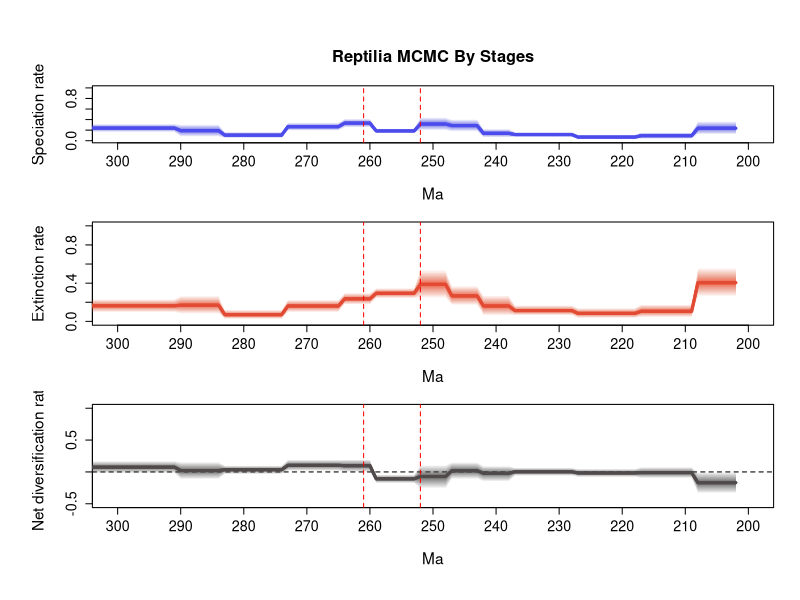

Generate this figure with R:
# 1 files combined:
# 	C:\Users\SimoesLabAdmin\Documents\BDNN_Arielli\synapsida\mcmc_fixshift_no_predictors\D_mcmc/combined_9_marginal_rates.log

# 95% HPDs calculated using code from Biopy (https://www.cs.auckland.ac.nz/~yhel002/biopy/)

pdf(file='C:/Users/SimoesLabAdmin/Documents/BDNN_Arielli/synapsida/mcmc_fixshift_no_predictors/D_mcmc/combined_9_marginal_rates_RTT_final.pdf',width=8, height=10.8)
par(mfrow=c(3,1), cex.main=1.7, cex.lab=1.4, cex.axis=1.3,
    # mar=c(4, 5, 4.5, 2),   # bottom, left, top, right margins - increased top margin
    mgp=c(3.5, 1, 0),      # distance of axis labels from plot, increase first value to move y axis label further out
    oma=c(2, 2, 2, 0))     # outer margins for the entire figure)
library(scales)
plot_RTT <- function (age,hpd_M,hpd_m,mean_m,color){
  N=100
  beta=(1:(N-1))/N
  alpha_shape=0.25
  cat=1-(beta^(1./alpha_shape))
  for (i in 1:(N-1)){
    trans= 1/N + 2/N
    polygon(c(age, rev(age)), c(hpd_M-((hpd_M-mean_m)*cat[i]), rev(hpd_m+((mean_m-hpd_m)*cat[i]))), col = alpha(color,trans), border = NA)
  }
  lines(rev(age), rev(mean_m), col = color, lwd=3)
}
    
L_hpd_m95=c(NA, NA,NA,NA,NA,NA,NA,NA,NA,NA,NA,NA,NA,NA,NA,NA,NA,NA,NA,NA,NA,NA,NA,NA,NA,NA,NA,NA,NA,NA,NA,NA,NA,NA,NA,NA,NA,NA,NA,NA,NA,NA,NA,NA,NA,NA,NA,NA,NA,NA,NA,NA,NA,NA,NA,NA,NA,NA,NA,NA,NA,NA,NA,NA,NA,NA,NA,NA,NA,NA,NA,NA,NA,NA,NA,NA,NA,NA,NA,NA,NA,NA,NA,NA,NA,NA,NA,NA,NA,NA,NA,NA,NA,NA,NA,NA,NA,NA,NA,NA,NA,NA,NA,NA,NA,NA,NA,NA,NA,NA,NA,NA,NA,NA,NA,NA,NA,NA,NA,NA,NA,NA,NA,NA,NA,NA,NA,NA,NA,NA,NA,NA,NA,NA,NA,NA,NA,NA,NA,NA,NA,NA,NA,NA,NA,NA,NA,NA,NA,NA,NA,NA,NA,NA,NA,NA,NA,NA,NA,NA,NA,NA,NA,NA,NA,NA,NA,NA,NA,NA,NA,NA,NA,NA,NA,NA,NA,NA,NA,NA,NA,NA,NA,NA,NA,NA,NA,NA,NA,NA,NA,NA,NA,NA,NA,NA,NA,NA,NA,NA,NA,NA,0.11606,0.11606,0.11606,0.11606,0.11606,0.11606,0.11606,0.034008,0.034008,0.034008,0.034008,0.034008,0.034008,0.034008,0.034008,0.034008,0.024192,0.024192,0.024192,0.024192,0.024192,0.024192,0.024192,0.024192,0.024192,0.024192,0.068457,0.068457,0.068457,0.068457,0.068457,0.068457,0.068457,0.068457,0.068457,0.068457,0.058151,0.058151,0.058151,0.058151,0.058151,0.169854,0.169854,0.169854,0.169854,0.169854,0.190979,0.190979,0.190979,0.190979,0.190979,0.141055,0.141055,0.141055,0.141055,0.141055,0.141055,0.141055,0.247366,0.247366,0.247366,0.247366,0.247366,0.190027,0.190027,0.190027,0.190027,0.190027,0.190027,0.190027,0.190027,0.190027,0.048227,0.048227,0.048227,0.048227,0.048227,0.048227,0.048227,0.048227,0.048227,0.048227,0.07082,0.07082,0.07082,0.07082,0.07082,0.07082,0.07082,0.159579,0.159579,0.159579,0.159579,0.159579,0.159579,0.159579,0.159579,0.159579,0.159579,0.159579,0.159579,0.159579,0.159579,0.159579,0.159579,0.159579,0.159579)
L_hpd_M95=c(NA, NA,NA,NA,NA,NA,NA,NA,NA,NA,NA,NA,NA,NA,NA,NA,NA,NA,NA,NA,NA,NA,NA,NA,NA,NA,NA,NA,NA,NA,NA,NA,NA,NA,NA,NA,NA,NA,NA,NA,NA,NA,NA,NA,NA,NA,NA,NA,NA,NA,NA,NA,NA,NA,NA,NA,NA,NA,NA,NA,NA,NA,NA,NA,NA,NA,NA,NA,NA,NA,NA,NA,NA,NA,NA,NA,NA,NA,NA,NA,NA,NA,NA,NA,NA,NA,NA,NA,NA,NA,NA,NA,NA,NA,NA,NA,NA,NA,NA,NA,NA,NA,NA,NA,NA,NA,NA,NA,NA,NA,NA,NA,NA,NA,NA,NA,NA,NA,NA,NA,NA,NA,NA,NA,NA,NA,NA,NA,NA,NA,NA,NA,NA,NA,NA,NA,NA,NA,NA,NA,NA,NA,NA,NA,NA,NA,NA,NA,NA,NA,NA,NA,NA,NA,NA,NA,NA,NA,NA,NA,NA,NA,NA,NA,NA,NA,NA,NA,NA,NA,NA,NA,NA,NA,NA,NA,NA,NA,NA,NA,NA,NA,NA,NA,NA,NA,NA,NA,NA,NA,NA,NA,NA,NA,NA,NA,NA,NA,NA,NA,NA,NA,0.369544,0.369544,0.369544,0.369544,0.369544,0.369544,0.369544,0.160186,0.160186,0.160186,0.160186,0.160186,0.160186,0.160186,0.160186,0.160186,0.11759,0.11759,0.11759,0.11759,0.11759,0.11759,0.11759,0.11759,0.11759,0.11759,0.168218,0.168218,0.168218,0.168218,0.168218,0.168218,0.168218,0.168218,0.168218,0.168218,0.22806,0.22806,0.22806,0.22806,0.22806,0.40666,0.40666,0.40666,0.40666,0.40666,0.445006,0.445006,0.445006,0.445006,0.445006,0.230748,0.230748,0.230748,0.230748,0.230748,0.230748,0.230748,0.417474,0.417474,0.417474,0.417474,0.417474,0.344072,0.344072,0.344072,0.344072,0.344072,0.344072,0.344072,0.344072,0.344072,0.168128,0.168128,0.168128,0.168128,0.168128,0.168128,0.168128,0.168128,0.168128,0.168128,0.310905,0.310905,0.310905,0.310905,0.310905,0.310905,0.310905,0.320759,0.320759,0.320759,0.320759,0.320759,0.320759,0.320759,0.320759,0.320759,0.320759,0.320759,0.320759,0.320759,0.320759,0.320759,0.320759,0.320759,0.320759)
M_hpd_m95=c(NA, NA,NA,NA,NA,NA,NA,NA,NA,NA,NA,NA,NA,NA,NA,NA,NA,NA,NA,NA,NA,NA,NA,NA,NA,NA,NA,NA,NA,NA,NA,NA,NA,NA,NA,NA,NA,NA,NA,NA,NA,NA,NA,NA,NA,NA,NA,NA,NA,NA,NA,NA,NA,NA,NA,NA,NA,NA,NA,NA,NA,NA,NA,NA,NA,NA,NA,NA,NA,NA,NA,NA,NA,NA,NA,NA,NA,NA,NA,NA,NA,NA,NA,NA,NA,NA,NA,NA,NA,NA,NA,NA,NA,NA,NA,NA,NA,NA,NA,NA,NA,NA,NA,NA,NA,NA,NA,NA,NA,NA,NA,NA,NA,NA,NA,NA,NA,NA,NA,NA,NA,NA,NA,NA,NA,NA,NA,NA,NA,NA,NA,NA,NA,NA,NA,NA,NA,NA,NA,NA,NA,NA,NA,NA,NA,NA,NA,NA,NA,NA,NA,NA,NA,NA,NA,NA,NA,NA,NA,NA,NA,NA,NA,NA,NA,NA,NA,NA,NA,NA,NA,NA,NA,NA,NA,NA,NA,NA,NA,NA,NA,NA,NA,NA,NA,NA,NA,NA,NA,NA,NA,NA,NA,NA,NA,NA,NA,NA,NA,NA,NA,NA,0.255435,0.255435,0.255435,0.255435,0.255435,0.255435,0.255435,0.042712,0.042712,0.042712,0.042712,0.042712,0.042712,0.042712,0.042712,0.042712,0.033522,0.033522,0.033522,0.033522,0.033522,0.033522,0.033522,0.033522,0.033522,0.033522,0.061942,0.061942,0.061942,0.061942,0.061942,0.061942,0.061942,0.061942,0.061942,0.061942,0.060131,0.060131,0.060131,0.060131,0.060131,0.166763,0.166763,0.166763,0.166763,0.166763,0.238642,0.238642,0.238642,0.238642,0.238642,0.240809,0.240809,0.240809,0.240809,0.240809,0.240809,0.240809,0.175214,0.175214,0.175214,0.175214,0.175214,0.094744,0.094744,0.094744,0.094744,0.094744,0.094744,0.094744,0.094744,0.094744,0.024381,0.024381,0.024381,0.024381,0.024381,0.024381,0.024381,0.024381,0.024381,0.024381,0.078733,0.078733,0.078733,0.078733,0.078733,0.078733,0.078733,0.094222,0.094222,0.094222,0.094222,0.094222,0.094222,0.094222,0.094222,0.094222,0.094222,0.094222,0.094222,0.094222,0.094222,0.094222,0.094222,0.094222,0.094222)
M_hpd_M95=c(NA, NA,NA,NA,NA,NA,NA,NA,NA,NA,NA,NA,NA,NA,NA,NA,NA,NA,NA,NA,NA,NA,NA,NA,NA,NA,NA,NA,NA,NA,NA,NA,NA,NA,NA,NA,NA,NA,NA,NA,NA,NA,NA,NA,NA,NA,NA,NA,NA,NA,NA,NA,NA,NA,NA,NA,NA,NA,NA,NA,NA,NA,NA,NA,NA,NA,NA,NA,NA,NA,NA,NA,NA,NA,NA,NA,NA,NA,NA,NA,NA,NA,NA,NA,NA,NA,NA,NA,NA,NA,NA,NA,NA,NA,NA,NA,NA,NA,NA,NA,NA,NA,NA,NA,NA,NA,NA,NA,NA,NA,NA,NA,NA,NA,NA,NA,NA,NA,NA,NA,NA,NA,NA,NA,NA,NA,NA,NA,NA,NA,NA,NA,NA,NA,NA,NA,NA,NA,NA,NA,NA,NA,NA,NA,NA,NA,NA,NA,NA,NA,NA,NA,NA,NA,NA,NA,NA,NA,NA,NA,NA,NA,NA,NA,NA,NA,NA,NA,NA,NA,NA,NA,NA,NA,NA,NA,NA,NA,NA,NA,NA,NA,NA,NA,NA,NA,NA,NA,NA,NA,NA,NA,NA,NA,NA,NA,NA,NA,NA,NA,NA,NA,0.562961,0.562961,0.562961,0.562961,0.562961,0.562961,0.562961,0.179095,0.179095,0.179095,0.179095,0.179095,0.179095,0.179095,0.179095,0.179095,0.141127,0.141127,0.141127,0.141127,0.141127,0.141127,0.141127,0.141127,0.141127,0.141127,0.168409,0.168409,0.168409,0.168409,0.168409,0.168409,0.168409,0.168409,0.168409,0.168409,0.274399,0.274399,0.274399,0.274399,0.274399,0.374083,0.374083,0.374083,0.374083,0.374083,0.53973,0.53973,0.53973,0.53973,0.53973,0.348813,0.348813,0.348813,0.348813,0.348813,0.348813,0.348813,0.299217,0.299217,0.299217,0.299217,0.299217,0.22779,0.22779,0.22779,0.22779,0.22779,0.22779,0.22779,0.22779,0.22779,0.122405,0.122405,0.122405,0.122405,0.122405,0.122405,0.122405,0.122405,0.122405,0.122405,0.268596,0.268596,0.268596,0.268596,0.268596,0.268596,0.268596,0.233955,0.233955,0.233955,0.233955,0.233955,0.233955,0.233955,0.233955,0.233955,0.233955,0.233955,0.233955,0.233955,0.233955,0.233955,0.233955,0.233955,0.233955)
R_hpd_m95=c(NA, NA,NA,NA,NA,NA,NA,NA,NA,NA,NA,NA,NA,NA,NA,NA,NA,NA,NA,NA,NA,NA,NA,NA,NA,NA,NA,NA,NA,NA,NA,NA,NA,NA,NA,NA,NA,NA,NA,NA,NA,NA,NA,NA,NA,NA,NA,NA,NA,NA,NA,NA,NA,NA,NA,NA,NA,NA,NA,NA,NA,NA,NA,NA,NA,NA,NA,NA,NA,NA,NA,NA,NA,NA,NA,NA,NA,NA,NA,NA,NA,NA,NA,NA,NA,NA,NA,NA,NA,NA,NA,NA,NA,NA,NA,NA,NA,NA,NA,NA,NA,NA,NA,NA,NA,NA,NA,NA,NA,NA,NA,NA,NA,NA,NA,NA,NA,NA,NA,NA,NA,NA,NA,NA,NA,NA,NA,NA,NA,NA,NA,NA,NA,NA,NA,NA,NA,NA,NA,NA,NA,NA,NA,NA,NA,NA,NA,NA,NA,NA,NA,NA,NA,NA,NA,NA,NA,NA,NA,NA,NA,NA,NA,NA,NA,NA,NA,NA,NA,NA,NA,NA,NA,NA,NA,NA,NA,NA,NA,NA,NA,NA,NA,NA,NA,NA,NA,NA,NA,NA,NA,NA,NA,NA,NA,NA,NA,NA,NA,NA,NA,NA,-0.34131,-0.34131,-0.34131,-0.34131,-0.34131,-0.34131,-0.34131,-0.100752,-0.100752,-0.100752,-0.100752,-0.100752,-0.100752,-0.100752,-0.100752,-0.100752,-0.081907,-0.081907,-0.081907,-0.081907,-0.081907,-0.081907,-0.081907,-0.081907,-0.081907,-0.081907,-0.061169,-0.061169,-0.061169,-0.061169,-0.061169,-0.061169,-0.061169,-0.061169,-0.061169,-0.061169,-0.152732,-0.152732,-0.152732,-0.152732,-0.152732,-0.114075,-0.114075,-0.114075,-0.114075,-0.114075,-0.266158,-0.266158,-0.266158,-0.266158,-0.266158,-0.176421,-0.176421,-0.176421,-0.176421,-0.176421,-0.176421,-0.176421,-0.003343,-0.003343,-0.003343,-0.003343,-0.003343,0.01211,0.01211,0.01211,0.01211,0.01211,0.01211,0.01211,0.01211,0.01211,-0.035583,-0.035583,-0.035583,-0.035583,-0.035583,-0.035583,-0.035583,-0.035583,-0.035583,-0.035583,-0.118703,-0.118703,-0.118703,-0.118703,-0.118703,-0.118703,-0.118703,-0.024162,-0.024162,-0.024162,-0.024162,-0.024162,-0.024162,-0.024162,-0.024162,-0.024162,-0.024162,-0.024162,-0.024162,-0.024162,-0.024162,-0.024162,-0.024162,-0.024162,-0.024162)
R_hpd_M95=c(NA, NA,NA,NA,NA,NA,NA,NA,NA,NA,NA,NA,NA,NA,NA,NA,NA,NA,NA,NA,NA,NA,NA,NA,NA,NA,NA,NA,NA,NA,NA,NA,NA,NA,NA,NA,NA,NA,NA,NA,NA,NA,NA,NA,NA,NA,NA,NA,NA,NA,NA,NA,NA,NA,NA,NA,NA,NA,NA,NA,NA,NA,NA,NA,NA,NA,NA,NA,NA,NA,NA,NA,NA,NA,NA,NA,NA,NA,NA,NA,NA,NA,NA,NA,NA,NA,NA,NA,NA,NA,NA,NA,NA,NA,NA,NA,NA,NA,NA,NA,NA,NA,NA,NA,NA,NA,NA,NA,NA,NA,NA,NA,NA,NA,NA,NA,NA,NA,NA,NA,NA,NA,NA,NA,NA,NA,NA,NA,NA,NA,NA,NA,NA,NA,NA,NA,NA,NA,NA,NA,NA,NA,NA,NA,NA,NA,NA,NA,NA,NA,NA,NA,NA,NA,NA,NA,NA,NA,NA,NA,NA,NA,NA,NA,NA,NA,NA,NA,NA,NA,NA,NA,NA,NA,NA,NA,NA,NA,NA,NA,NA,NA,NA,NA,NA,NA,NA,NA,NA,NA,NA,NA,NA,NA,NA,NA,NA,NA,NA,NA,NA,NA,0.003989,0.003989,0.003989,0.003989,0.003989,0.003989,0.003989,0.076603,0.076603,0.076603,0.076603,0.076603,0.076603,0.076603,0.076603,0.076603,0.050715,0.050715,0.050715,0.050715,0.050715,0.050715,0.050715,0.050715,0.050715,0.050715,0.068403,0.068403,0.068403,0.068403,0.068403,0.068403,0.068403,0.068403,0.068403,0.068403,0.098763,0.098763,0.098763,0.098763,0.098763,0.15599,0.15599,0.15599,0.15599,0.15599,0.114884,0.114884,0.114884,0.114884,0.114884,-0.040745,-0.040745,-0.040745,-0.040745,-0.040745,-0.040745,-0.040745,0.198578,0.198578,0.198578,0.198578,0.198578,0.195166,0.195166,0.195166,0.195166,0.195166,0.195166,0.195166,0.195166,0.195166,0.102952,0.102952,0.102952,0.102952,0.102952,0.102952,0.102952,0.102952,0.102952,0.102952,0.163143,0.163143,0.163143,0.163143,0.163143,0.163143,0.163143,0.174082,0.174082,0.174082,0.174082,0.174082,0.174082,0.174082,0.174082,0.174082,0.174082,0.174082,0.174082,0.174082,0.174082,0.174082,0.174082,0.174082,0.174082)
L_mean=c(NA, NA,NA,NA,NA,NA,NA,NA,NA,NA,NA,NA,NA,NA,NA,NA,NA,NA,NA,NA,NA,NA,NA,NA,NA,NA,NA,NA,NA,NA,NA,NA,NA,NA,NA,NA,NA,NA,NA,NA,NA,NA,NA,NA,NA,NA,NA,NA,NA,NA,NA,NA,NA,NA,NA,NA,NA,NA,NA,NA,NA,NA,NA,NA,NA,NA,NA,NA,NA,NA,NA,NA,NA,NA,NA,NA,NA,NA,NA,NA,NA,NA,NA,NA,NA,NA,NA,NA,NA,NA,NA,NA,NA,NA,NA,NA,NA,NA,NA,NA,NA,NA,NA,NA,NA,NA,NA,NA,NA,NA,NA,NA,NA,NA,NA,NA,NA,NA,NA,NA,NA,NA,NA,NA,NA,NA,NA,NA,NA,NA,NA,NA,NA,NA,NA,NA,NA,NA,NA,NA,NA,NA,NA,NA,NA,NA,NA,NA,NA,NA,NA,NA,NA,NA,NA,NA,NA,NA,NA,NA,NA,NA,NA,NA,NA,NA,NA,NA,NA,NA,NA,NA,NA,NA,NA,NA,NA,NA,NA,NA,NA,NA,NA,NA,NA,NA,NA,NA,NA,NA,NA,NA,NA,NA,NA,NA,NA,NA,NA,NA,NA,NA,0.235982623074074,0.235982623074074,0.235982623074074,0.235982623074074,0.235982623074074,0.235982623074074,0.235982623074074,0.094278537765432,0.094278537765432,0.094278537765432,0.094278537765432,0.094278537765432,0.094278537765432,0.094278537765432,0.094278537765432,0.094278537765432,0.067682347666667,0.067682347666667,0.067682347666667,0.067682347666667,0.067682347666667,0.067682347666667,0.067682347666667,0.067682347666667,0.067682347666667,0.067682347666667,0.11560735062963,0.11560735062963,0.11560735062963,0.11560735062963,0.11560735062963,0.11560735062963,0.11560735062963,0.11560735062963,0.11560735062963,0.11560735062963,0.139450771740741,0.139450771740741,0.139450771740741,0.139450771740741,0.139450771740741,0.286094387617284,0.286094387617284,0.286094387617284,0.286094387617284,0.286094387617284,0.315683579518518,0.315683579518518,0.315683579518518,0.315683579518518,0.315683579518518,0.185234455271605,0.185234455271605,0.185234455271605,0.185234455271605,0.185234455271605,0.185234455271605,0.185234455271605,0.333128330654321,0.333128330654321,0.333128330654321,0.333128330654321,0.333128330654321,0.26553013008642,0.26553013008642,0.26553013008642,0.26553013008642,0.26553013008642,0.26553013008642,0.26553013008642,0.26553013008642,0.26553013008642,0.104802483185185,0.104802483185185,0.104802483185185,0.104802483185185,0.104802483185185,0.104802483185185,0.104802483185185,0.104802483185185,0.104802483185185,0.104802483185185,0.191048386604938,0.191048386604938,0.191048386604938,0.191048386604938,0.191048386604938,0.191048386604938,0.191048386604938,0.238308991728395,0.238308991728395,0.238308991728395,0.238308991728395,0.238308991728395,0.238308991728395,0.238308991728395,0.238308991728395,0.238308991728395,0.238308991728395,0.238308991728395,0.238308991728395,0.238308991728395,0.238308991728395,0.238308991728395,0.238308991728395,0.238308991728395,0.238308991728395)
M_mean=c(NA, NA,NA,NA,NA,NA,NA,NA,NA,NA,NA,NA,NA,NA,NA,NA,NA,NA,NA,NA,NA,NA,NA,NA,NA,NA,NA,NA,NA,NA,NA,NA,NA,NA,NA,NA,NA,NA,NA,NA,NA,NA,NA,NA,NA,NA,NA,NA,NA,NA,NA,NA,NA,NA,NA,NA,NA,NA,NA,NA,NA,NA,NA,NA,NA,NA,NA,NA,NA,NA,NA,NA,NA,NA,NA,NA,NA,NA,NA,NA,NA,NA,NA,NA,NA,NA,NA,NA,NA,NA,NA,NA,NA,NA,NA,NA,NA,NA,NA,NA,NA,NA,NA,NA,NA,NA,NA,NA,NA,NA,NA,NA,NA,NA,NA,NA,NA,NA,NA,NA,NA,NA,NA,NA,NA,NA,NA,NA,NA,NA,NA,NA,NA,NA,NA,NA,NA,NA,NA,NA,NA,NA,NA,NA,NA,NA,NA,NA,NA,NA,NA,NA,NA,NA,NA,NA,NA,NA,NA,NA,NA,NA,NA,NA,NA,NA,NA,NA,NA,NA,NA,NA,NA,NA,NA,NA,NA,NA,NA,NA,NA,NA,NA,NA,NA,NA,NA,NA,NA,NA,NA,NA,NA,NA,NA,NA,NA,NA,NA,NA,NA,NA,0.40466476845679,0.40466476845679,0.40466476845679,0.40466476845679,0.40466476845679,0.40466476845679,0.40466476845679,0.105300154123457,0.105300154123457,0.105300154123457,0.105300154123457,0.105300154123457,0.105300154123457,0.105300154123457,0.105300154123457,0.105300154123457,0.083609573716049,0.083609573716049,0.083609573716049,0.083609573716049,0.083609573716049,0.083609573716049,0.083609573716049,0.083609573716049,0.083609573716049,0.083609573716049,0.112773505222222,0.112773505222222,0.112773505222222,0.112773505222222,0.112773505222222,0.112773505222222,0.112773505222222,0.112773505222222,0.112773505222222,0.112773505222222,0.161152161308642,0.161152161308642,0.161152161308642,0.161152161308642,0.161152161308642,0.266755245938272,0.266755245938272,0.266755245938272,0.266755245938272,0.266755245938272,0.387063247481482,0.387063247481482,0.387063247481482,0.387063247481482,0.387063247481482,0.293653280024691,0.293653280024691,0.293653280024691,0.293653280024691,0.293653280024691,0.293653280024691,0.293653280024691,0.235690139160494,0.235690139160494,0.235690139160494,0.235690139160494,0.235690139160494,0.161139714790123,0.161139714790123,0.161139714790123,0.161139714790123,0.161139714790123,0.161139714790123,0.161139714790123,0.161139714790123,0.161139714790123,0.070166068679012,0.070166068679012,0.070166068679012,0.070166068679012,0.070166068679012,0.070166068679012,0.070166068679012,0.070166068679012,0.070166068679012,0.070166068679012,0.169406756148148,0.169406756148148,0.169406756148148,0.169406756148148,0.169406756148148,0.169406756148148,0.169406756148148,0.163037620135802,0.163037620135802,0.163037620135802,0.163037620135802,0.163037620135802,0.163037620135802,0.163037620135802,0.163037620135802,0.163037620135802,0.163037620135802,0.163037620135802,0.163037620135802,0.163037620135802,0.163037620135802,0.163037620135802,0.163037620135802,0.163037620135802,0.163037620135802)
R_mean=c(NA, NA,NA,NA,NA,NA,NA,NA,NA,NA,NA,NA,NA,NA,NA,NA,NA,NA,NA,NA,NA,NA,NA,NA,NA,NA,NA,NA,NA,NA,NA,NA,NA,NA,NA,NA,NA,NA,NA,NA,NA,NA,NA,NA,NA,NA,NA,NA,NA,NA,NA,NA,NA,NA,NA,NA,NA,NA,NA,NA,NA,NA,NA,NA,NA,NA,NA,NA,NA,NA,NA,NA,NA,NA,NA,NA,NA,NA,NA,NA,NA,NA,NA,NA,NA,NA,NA,NA,NA,NA,NA,NA,NA,NA,NA,NA,NA,NA,NA,NA,NA,NA,NA,NA,NA,NA,NA,NA,NA,NA,NA,NA,NA,NA,NA,NA,NA,NA,NA,NA,NA,NA,NA,NA,NA,NA,NA,NA,NA,NA,NA,NA,NA,NA,NA,NA,NA,NA,NA,NA,NA,NA,NA,NA,NA,NA,NA,NA,NA,NA,NA,NA,NA,NA,NA,NA,NA,NA,NA,NA,NA,NA,NA,NA,NA,NA,NA,NA,NA,NA,NA,NA,NA,NA,NA,NA,NA,NA,NA,NA,NA,NA,NA,NA,NA,NA,NA,NA,NA,NA,NA,NA,NA,NA,NA,NA,NA,NA,NA,NA,NA,NA,-0.16868214408642,-0.16868214408642,-0.16868214408642,-0.16868214408642,-0.16868214408642,-0.16868214408642,-0.16868214408642,-0.011021616074074,-0.011021616074074,-0.011021616074074,-0.011021616074074,-0.011021616074074,-0.011021616074074,-0.011021616074074,-0.011021616074074,-0.011021616074074,-0.015927225555556,-0.015927225555556,-0.015927225555556,-0.015927225555556,-0.015927225555556,-0.015927225555556,-0.015927225555556,-0.015927225555556,-0.015927225555556,-0.015927225555556,0.002833846197531,0.002833846197531,0.002833846197531,0.002833846197531,0.002833846197531,0.002833846197531,0.002833846197531,0.002833846197531,0.002833846197531,0.002833846197531,-0.021701387234568,-0.021701387234568,-0.021701387234568,-0.021701387234568,-0.021701387234568,0.019339142074074,0.019339142074074,0.019339142074074,0.019339142074074,0.019339142074074,-0.071379666209877,-0.071379666209877,-0.071379666209877,-0.071379666209877,-0.071379666209877,-0.108418827506173,-0.108418827506173,-0.108418827506173,-0.108418827506173,-0.108418827506173,-0.108418827506173,-0.108418827506173,0.097438194740741,0.097438194740741,0.097438194740741,0.097438194740741,0.097438194740741,0.104390416296296,0.104390416296296,0.104390416296296,0.104390416296296,0.104390416296296,0.104390416296296,0.104390416296296,0.104390416296296,0.104390416296296,0.034636414703704,0.034636414703704,0.034636414703704,0.034636414703704,0.034636414703704,0.034636414703704,0.034636414703704,0.034636414703704,0.034636414703704,0.034636414703704,0.021641629617284,0.021641629617284,0.021641629617284,0.021641629617284,0.021641629617284,0.021641629617284,0.021641629617284,0.075271373419753,0.075271373419753,0.075271373419753,0.075271373419753,0.075271373419753,0.075271373419753,0.075271373419753,0.075271373419753,0.075271373419753,0.075271373419753,0.075271373419753,0.075271373419753,0.075271373419753,0.075271373419753,0.075271373419753,0.075271373419753,0.075271373419753,0.075271373419753)
trans=0.5
age=(0:(309-1))* -1
# Calculate positions for the mass extinction events
perm_trias_extinction = -252 # End-Permian mass extinction (252 Ma)
guadalupian_extinction = -261 # Guadalupian extinction (261 Ma)

# Define custom tick positions at 10 MY intervals
x_ticks <- seq(-300, -200, by=10)
x_tick_labels <- abs(x_ticks)

# First plot: Speciation rate
par(mar=c(5, 5, 4.5, 2))  # bottom, left, top, right margins
plot(age, age, type='n', ylim=c(0, 1), xlim=c(-300, -200), # Changed xlim to -300, -200, from auto-generated values 
     ylab='Speciation rate', xlab='Ma', main='Reptilia MCMC By Stages', 
     xaxt='n', cex.main=1.5, cex.lab=1.4, cex.axis=1.3) # xaxt removes default x axis
axis(1, at=x_ticks, labels=x_tick_labels, cex.axis=1.3) # Custom x-axis with 10MY interval ticks
plot_RTT(age, L_hpd_M95, L_hpd_m95, L_mean, "#4c4cec")
lines(rev(age), rev(L_mean), col="#4c4cec", lwd=3)

# Add vertical lines for mass extinction events
abline(v=perm_trias_extinction, col="red", lty=2) 
abline(v=guadalupian_extinction, col="red", lty=2)

# Second plot: Extinction rate
par(mar=c(5, 5, 1, 2))  # bottom, left, top, right margins. Reduced top margin to 2.5 (from 4.5)
plot(age, age, type='n', ylim=c(0, 1), xlim=c(-300, -200), # Changed xlim to -300, -200, from auto-generated values 
     ylab='Extinction rate', xlab='Ma',
     xaxt='n', cex.main=1.5, cex.lab=1.4, cex.axis=1.3) # xaxt removes default x axis
axis(1, at=x_ticks, labels=x_tick_labels, cex.axis=1.3) # Custom x-axis with 10MY interval ticks

plot_RTT(age, M_hpd_M95, M_hpd_m95, M_mean, "#e34a33")
lines(rev(age), rev(M_mean), col="#e34a33", lwd=3)

# Add vertical lines for mass extinction events
abline(v=perm_trias_extinction, col="red", lty=2)
abline(v=guadalupian_extinction, col="red", lty=2)


# Third plot: Net diversification rate
par(mar=c(5, 5, 1, 2))  # bottom, left, top, right margins. Reduced top margin to 2.5 (from 4.5)
plot(age, age, type='n', ylim=c(-0.5, 1), xlim=c(-300, -200), # Changed xlim to -300, -200, from auto-generated values
     ylab='Net diversification rate', xlab='Ma',
     xaxt='n', cex.main=1.5, cex.lab=1.4, cex.axis=1.3) # xaxt removes default x axis
axis(1, at=x_ticks, labels=x_tick_labels, cex.axis=1.3) # Custom x-axis with 10MY interval ticks

abline(h=0, lty=2, col="black")
plot_RTT(age, R_hpd_M95, R_hpd_m95, R_mean, "#504A4B")
lines(rev(age), rev(R_mean), col="#504A4B", lwd=3)

# Add vertical lines for mass extinction events
abline(v=perm_trias_extinction, col="red", lty=2)
abline(v=guadalupian_extinction, col="red", lty=2)

dev.off()
